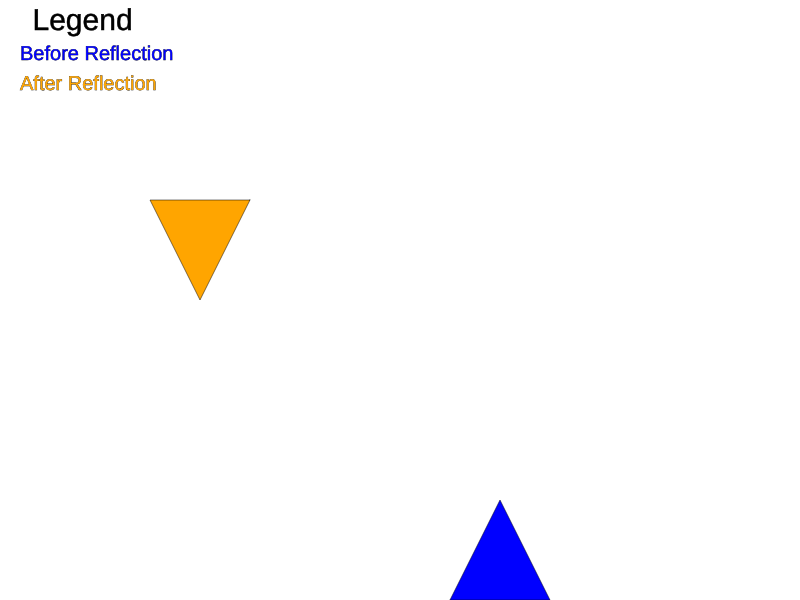
Frame 1 (no input)
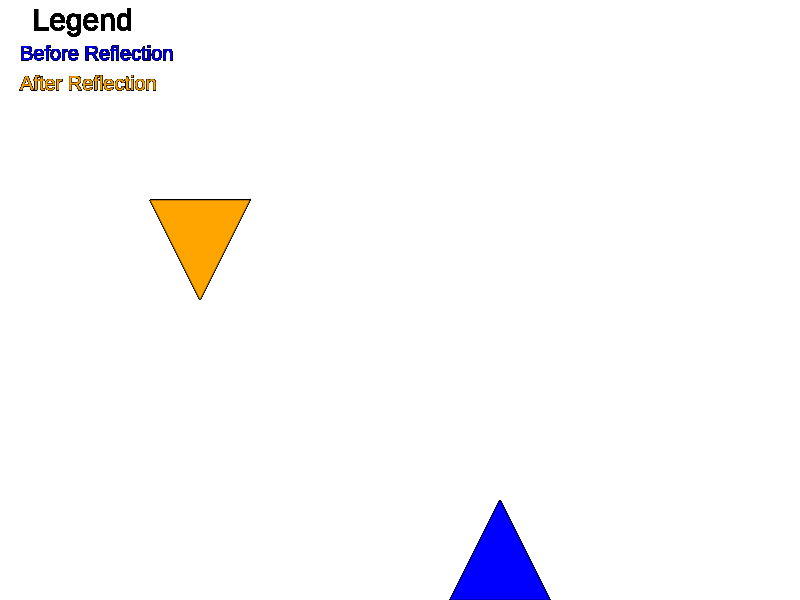
Frame 60 (no input)
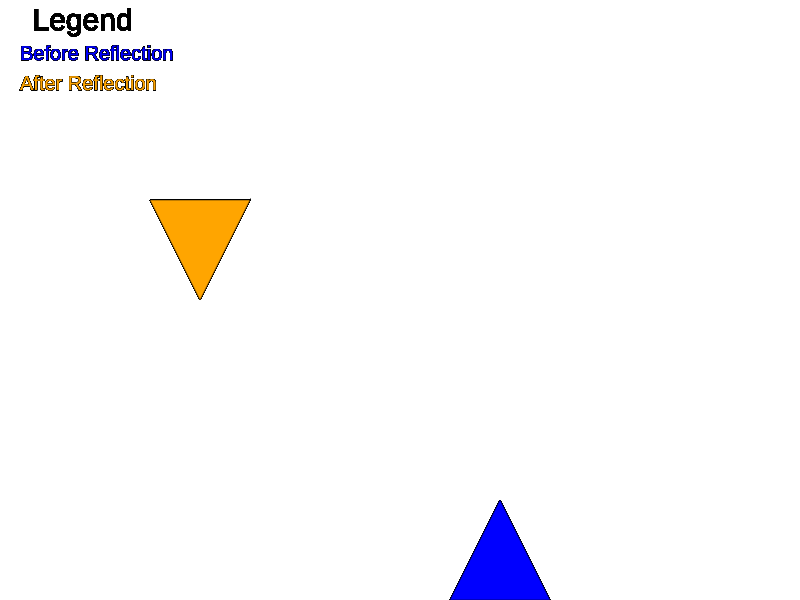
Frame 120 (the mouse pressed at the canvas centre since frame 60)

The p5.js sketch that drew these frames (run headless with seeded random() and noise() and a simulated clock; from frame 60 on, the mouse is pressed at the canvas centre):

// p5.js sketch
// ── sketch.js
//reflection
function setup(){
    createCanvas(displayWidth,displayHeight);   
}

function draw(){
	stroke(0);
	strokeWeight(0.5);
	fill('black');
    textSize(30);
	text('Legend',32.5,30);
    fill('blue');
    textSize(20);
    text('Before Reflection',20,60);
    fill('orange')
    text('After Reflection',20,90);
    
	//Before reflection
    translate(350,400);
    var a = [[100],[200],[1]];
    var b = [[150],[100],[1]];
    var c = [[200],[200],[1]];

    fill('blue');
    beginShape();
        vertex(a[0],a[1]);
        vertex(b[0],b[1]);
        vertex(c[0],c[1]);
    endShape(CLOSE);
    
   reflection_matrix = [
        [-1,0,0],
        [0,-1,0],
        [0,0,1]
    ];
    
    
    var aN = matrix_multiplication(reflection_matrix,a);
    var bN = matrix_multiplication(reflection_matrix,b);
    var cN = matrix_multiplication(reflection_matrix,c);
    
//after reflection
	translate(0,0);
    fill('orange');
    beginShape();
        vertex(aN[0],aN[1]);
        vertex(bN[0],bN[1]);
        vertex(cN[0],cN[1]);
    endShape(CLOSE);
    
    
}

function matrix_multiplication(a,b){
    let aRows = a.length;
    let aCols = a[0].length;
    let bRows = b.length;
    let bCols = b[0].length;
    let result = new Array(aRows);
    if (aCols == bRows){
        for (var i=0; i<aRows;++i){
            result[i] = new Array(bCols);
            for (var j =0 ; j<bCols;++j ){
                result[i][j] = 0;
                for (var k = 0; k<aCols;++k){
                    result[i][j] += a[i][k]*b[k][j];
                }
            }
        }
    return result;
    }
}
